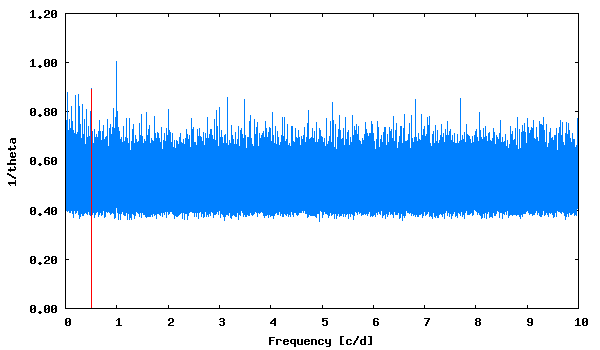

Write gnuplot code to recreate this figure.
set term png size 600,350 medium
set colors classic
set output "phase_lc_2.lk.png"
set xlabel "Frequency [c/d]"
set ylabel "1/theta"
set format y "%5.2f"
plot [] "lk.periodogram" using 1:2 with lines linecolor 3 title "", "<echo '0.501524  0.89'" with impulses linecolor 1 title ""
 
